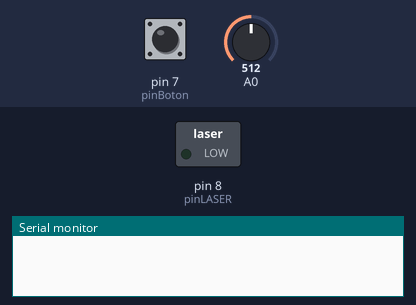
Simulated run of this sketch. Board: Arduino Uno, built with avr-gcc and run on an emulated ATmega328P. Parts: switched loads named in the sketch (green lamp = pin HIGH), the last lines printed to the serial monitor. Inputs (shaded band) come from the test bench; at power-on: pin 7 (pinBoton) LOW, A0 = 512.

Above: at 1.2 s.
1.3 s: pin 7 (pinBoton) pulled HIGH for 0.15 s
At 1.9 s:
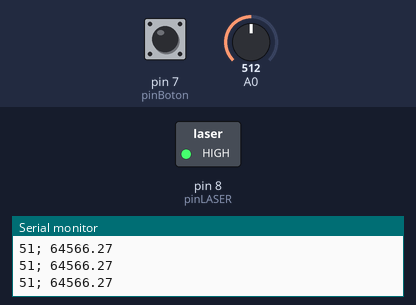
2.9 s: pin 7 (pinBoton) pulled HIGH for 1 s
At 3.7 s:
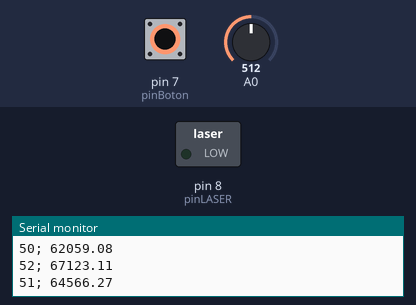
5.4 s: pin 7 (pinBoton) pulled HIGH for 3.2 s
At 5.9 s:
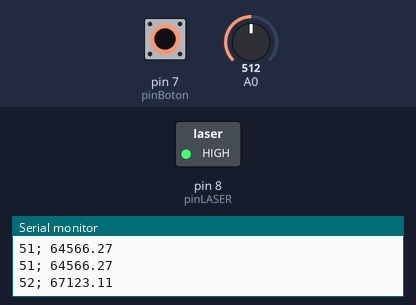
Timing chart, 0 to 8.4 s (numbered marks = the images above; inputs shaded):
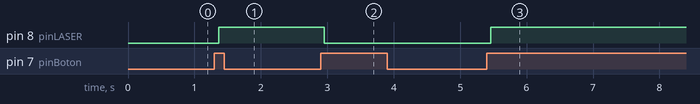

Measured:
- after the input at 1.3 s, pin 8 (pinLASER): LOW → HIGH after 0.07 s
- after the input at 2.9 s, pin 8 (pinLASER): HIGH → LOW after 0.05 s
- after the input at 5.4 s, pin 8 (pinLASER): LOW → HIGH after 0.06 s

The sketch:

laser_LDR_medida_directa_reconoce_minimo.ino
```cpp
/*
 Estudiar primero cómo recibe la señal el LDR; ver su máximo, y la luz a medioambiente. Obtner valores, o la gráfica directamente
 Si obtengo la gráfica, guardr en fichero CSV y abrir con LibreOffice Calc. Represnetar y en losdatos, mostrar categorías.
 Se ven muy bien las oscialciones. Reconocer la forma de la onda, y calcular el perído.
 Comprobar con la fórmula T = 2*Pi*RAIZ(longitud/g)
 */
int pinBoton = 7;
int pinLASER = 8;

long tiempo = 0;
long tiempo1 = 0;
long diferencia = 0;

float voltage = 0;
float voltagemenos1 = 0;
float voltagemenos2 = 0;

int contar = 0;

boolean estado = false;

boolean estadoBoton = LOW;

// the setup routine runs once when you press reset:
void setup() {

  pinMode(pinBoton,INPUT);
  pinMode(pinLASER,OUTPUT);

  // initialize serial communication at 9600 bits per second:
  Serial.begin(9600);
}

// the loop routine runs over and over again forever:
void loop() {

  // Encender el laser o no
  int estadoBotonAhora = digitalRead(pinBoton);

  if (estadoBotonAhora==HIGH && estadoBoton==LOW) {
      estado = estado xor 1;
      delay(50);
  }

  estadoBoton = estadoBotonAhora;
  digitalWrite(pinLASER,estado);
  // Fin de encender el laser

  tiempo = millis();
  // read the input on analog pin 0:
  int sensorValue = analogRead(A0);
  // Convert the analog reading (which goes from 0 - 1023) to a voltage (0 - 5V):
  float voltage = sensorValue;
  String voltaje = String(voltage);
  voltaje.replace(".",",");

  // Serial.println(String(tiempo)+" ; "+voltaje);

  // Reconocimiento de
  // if (voltage<900 && estado==HIGH) { // Cuando el voltaje es menor de 900 y el LASER está encendido
  if (estado==HIGH && voltagemenos2>=voltagemenos1 && voltage>=voltagemenos1 && voltagemenos1<900) {
     contar = contar + 1;
     if (contar%2==0) { // Si el conteo es par
        diferencia = tiempo - tiempo1;
        Serial.println(String(diferencia)+"; "+String(longitud(diferencia)));
        // Refresco tiempo
        tiempo1 = tiempo;
        contar = 0;
     } // Fin de la condición que el conteo sea par
     // pequeño retraso para evitar más de una lectura
     // delay(75);
  }

  voltagemenos2 = voltagemenos1;
  voltagemenos1 = voltage;

  delay(25);
}

// Funcion que devuelve la longitud
float longitud(long periodo) {
  float calculo = 100*9.8*pow((periodo / (2.0 * 3.141596254)),2) ;
  // devuelve la longitud del péndulo en centímetros
  return calculo;
}
```
